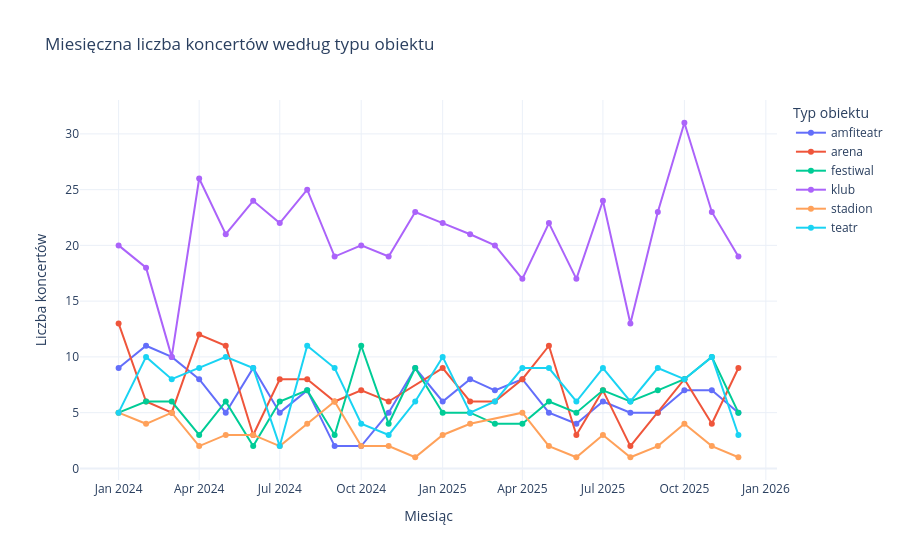

Notebook cell for this chart:
### Code cell
koncerty_typ = (
    df.groupby(["miesiac", "typ_obiektu"], as_index=False)
    .size()
    .rename(columns={"size": "liczba_koncertow"})
)

fig = px.line(
    koncerty_typ,
    x="miesiac",
    y="liczba_koncertow",
    color="typ_obiektu",
    markers=True,
    title="Miesięczna liczba koncertów według typu obiektu",
    labels={
        "miesiac": "Miesiąc",
        "liczba_koncertow": "Liczba koncertów",
        "typ_obiektu": "Typ obiektu"
    }
)

fig.update_layout(template="plotly_white")
fig.show()

### Figure 1 — Plotly figure (JSON) as saved in the notebook; plotly's stock layout.template omitted (floating-point values rounded to 4 significant figures)
{"data": [{"hovertemplate": "Typ obiektu=amfiteatr<br>Miesiąc=%{x}<br>Liczba koncertów=%{y}<extra></extra>", "legendgroup": "amfiteatr", "line": {"color": "#636efa", "dash": "solid"}, "marker": {"symbol": "circle"}, "mode": "lines+markers", "name": "amfiteatr", "orientation": "v", "showlegend": true, "type": "scatter", "x": ["2024-01", "2024-02", "2024-03", "2024-04", "2024-05", "2024-06", "2024-07", "2024-08", "2024-09", "2024-10", "2024-11", "2024-12", "2025-01", "2025-02", "2025-03", "2025-04", "2025-05", "2025-06", "2025-07", "2025-08", "2025-09", "2025-10", "2025-11", "2025-12"], "xaxis": "x", "y": [9, 11, 10, 8, 5, 9, 5, 7, 2, 2, 5, 9, 6, 8, 7, 8, 5, 4, 6, 5, 5, 7, 7, 5], "yaxis": "y"}, {"hovertemplate": "Typ obiektu=arena<br>Miesiąc=%{x}<br>Liczba koncertów=%{y}<extra></extra>", "legendgroup": "arena", "line": {"color": "#EF553B", "dash": "solid"}, "marker": {"symbol": "circle"}, "mode": "lines+markers", "name": "arena", "orientation": "v", "showlegend": true, "type": "scatter", "x": ["2024-01", "2024-02", "2024-03", "2024-04", "2024-05", "2024-06", "2024-07", "2024-08", "2024-09", "2024-10", "2024-11", "2025-01", "2025-02", "2025-03", "2025-04", "2025-05", "2025-06", "2025-07", "2025-08", "2025-09", "2025-10", "2025-11", "2025-12"], "xaxis": "x", "y": [13, 6, 5, 12, 11, 3, 8, 8, 6, 7, 6, 9, 6, 6, 8, 11, 3, 7, 2, 5, 8, 4, 9], "yaxis": "y"}, {"hovertemplate": "Typ obiektu=festiwal<br>Miesiąc=%{x}<br>Liczba koncertów=%{y}<extra></extra>", "legendgroup": "festiwal", "line": {"color": "#00cc96", "dash": "solid"}, "marker": {"symbol": "circle"}, "mode": "lines+markers", "name": "festiwal", "orientation": "v", "showlegend": true, "type": "scatter", "x": ["2024-01", "2024-02", "2024-03", "2024-04", "2024-05", "2024-06", "2024-07", "2024-08", "2024-09", "2024-10", "2024-11", "2024-12", "2025-01", "2025-02", "2025-03", "2025-04", "2025-05", "2025-06", "2025-07", "2025-08", "2025-09", "2025-10", "2025-11", "2025-12"], "xaxis": "x", "y": [5, 6, 6, 3, 6, 2, 6, 7, 3, 11, 4, 9, 5, 5, 4, 4, 6, 5, 7, 6, 7, 8, 10, 5], "yaxis": "y"}, {"hovertemplate": "Typ obiektu=klub<br>Miesiąc=%{x}<br>Liczba koncertów=%{y}<extra></extra>", "legendgroup": "klub", "line": {"color": "#ab63fa", "dash": "solid"}, "marker": {"symbol": "circle"}, "mode": "lines+markers", "name": "klub", "orientation": "v", "showlegend": true, "type": "scatter", "x": ["2024-01", "2024-02", "2024-03", "2024-04", "2024-05", "2024-06", "2024-07", "2024-08", "2024-09", "2024-10", "2024-11", "2024-12", "2025-01", "2025-02", "2025-03", "2025-04", "2025-05", "2025-06", "2025-07", "2025-08", "2025-09", "2025-10", "2025-11", "2025-12"], "xaxis": "x", "y": [20, 18, 10, 26, 21, 24, 22, 25, 19, 20, 19, 23, 22, 21, 20, 17, 22, 17, 24, 13, 23, 31, 23, 19], "yaxis": "y"}, {"hovertemplate": "Typ obiektu=stadion<br>Miesiąc=%{x}<br>Liczba koncertów=%{y}<extra></extra>", "legendgroup": "stadion", "line": {"color": "#FFA15A", "dash": "solid"}, "marker": {"symbol": "circle"}, "mode": "lines+markers", "name": "stadion", "orientation": "v", "showlegend": true, "type": "scatter", "x": ["2024-01", "2024-02", "2024-03", "2024-04", "2024-05", "2024-06", "2024-07", "2024-08", "2024-09", "2024-10", "2024-11", "2024-12", "2025-01", "2025-02", "2025-04", "2025-05", "2025-06", "2025-07", "2025-08", "2025-09", "2025-10", "2025-11", "2025-12"], "xaxis": "x", "y": [5, 4, 5, 2, 3, 3, 2, 4, 6, 2, 2, 1, 3, 4, 5, 2, 1, 3, 1, 2, 4, 2, 1], "yaxis": "y"}, {"hovertemplate": "Typ obiektu=teatr<br>Miesiąc=%{x}<br>Liczba koncertów=%{y}<extra></extra>", "legendgroup": "teatr", "line": {"color": "#19d3f3", "dash": "solid"}, "marker": {"symbol": "circle"}, "mode": "lines+markers", "name": "teatr", "orientation": "v", "showlegend": true, "type": "scatter", "x": ["2024-01", "2024-02", "2024-03", "2024-04", "2024-05", "2024-06", "2024-07", "2024-08", "2024-09", "2024-10", "2024-11", "2024-12", "2025-01", "2025-02", "2025-03", "2025-04", "2025-05", "2025-06", "2025-07", "2025-08", "2025-09", "2025-10", "2025-11", "2025-12"], "xaxis": "x", "y": [5, 10, 8, 9, 10, 9, 2, 11, 9, 4, 3, 6, 10, 5, 6, 9, 9, 6, 9, 6, 9, 8, 10, 3], "yaxis": "y"}], "layout": {"legend": {"title": {"text": "Typ obiektu"}, "tracegroupgap": 0}, "title": {"text": "Miesięczna liczba koncertów według typu obiektu"}, "xaxis": {"anchor": "y", "domain": [0, 1], "title": {"text": "Miesiąc"}}, "yaxis": {"anchor": "x", "domain": [0, 1], "title": {"text": "Liczba koncertów"}}}}
